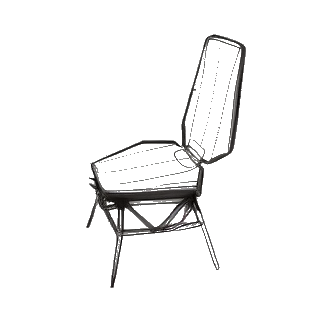
#> input picture real_3D/0.png, 320 x 320 px
$ python -i infer_precise.py   (imports and definitions only)
#> lines starting #> are read from the running program, lines starting #| are printed output that depends on the picture; after the words box and inside, x2 and y2 are one past the last pixel; in counts of white or black regions, pixels touching at a corner belong together
#!/usr/bin/env python3
"""
fine_search_view.py

Fine search around a known good pose:

    base_rotation_index = 15
    az_center = 20.0
    el_center = 30.0

We search:
    azimuth  in [az_center - 10, az_center + 10] with step 2
    elevation in [el_center - 10, el_center + 10] with step 2

using the same silhouette-based metric as before.

For each candidate pose:
    - render the object
    - extract silhouette from RGB (edges + external contour fill)
    - normalize both sketch and render silhouettes
    - compute score = 0.7 * IoU + 0.3 * area_ratio
    - save overlay to pose_search_fine/{score:.4f}.png

After the best pose is found:
    - render ONLY the shape (no overlay) at that pose
    - save to best_shape_view.png
"""

from pathlib import Path
import math
import itertools
import copy

import numpy as np
import cv2
import open3d as o3d
from open3d.visualization import rendering


# ---------------- paths & config ----------------

PLY_PATH    = Path("trellis_outputs/0_trellis_gaussian.ply")
SKETCH_PATH = Path("0.png")  # your sketch filename

OUT_FINE    = Path("pose_search_fine")
# [1 line not run here, left out]

BEST_SHAPE_IMG = Path("best_shape_view.png")

IMG_SIZE = 320  # output canvas size (square)

# from your coarse search result:
BASE_ROT_INDEX = 15
AZ_CENTER = 20.0
EL_CENTER = 30.0

AZ_DELTA = 10.0
EL_DELTA = 10.0
AZ_STEP  = 2.0
EL_STEP  = 2.0


# ---------------- helpers ----------------

# [21 lines left out: functions load_geometry, make_material, not called in this run]


def load_sketch_silhouette(path: Path) -> np.ndarray:
    """
    Load 0.png, convert to a filled silhouette mask.
    Assumes white background, darker lines.
    """
#> called with path = '0.png'
    img = cv2.imread(str(path), cv2.IMREAD_GRAYSCALE)
#> img: shape (320, 320); min 0, max 255, mean 245
    if img is None:
        raise FileNotFoundError(f"Cannot read sketch: {path}")

    img = cv2.resize(img, (IMG_SIZE, IMG_SIZE), interpolation=cv2.INTER_AREA)

    # Make lines bright on dark for easier thresholding
    if np.mean(img) > 127:
        img = 255 - img
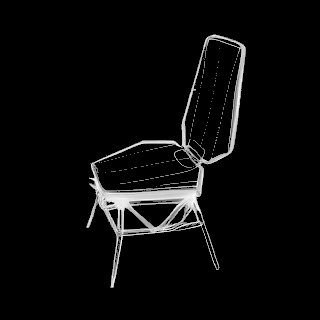
#> img: shape (320, 320); min 0, max 255, mean 10

    # Threshold: anything with ink becomes foreground
    _, mask = cv2.threshold(img, 30, 255, cv2.THRESH_BINARY)
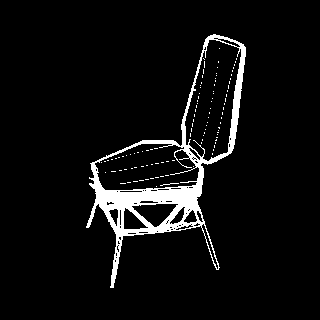
#> mask: shape (320, 320); 5.8% white; 108 white regions (107 under 20 px)

    # Fill closed external contours to form solid silhouette
    contours, _ = cv2.findContours(mask, cv2.RETR_EXTERNAL, cv2.CHAIN_APPROX_SIMPLE)
#> contours = 1 contour; box (x1, y1, x2, y2) and area: (86, 34, 246, 288) 14968
    sil = np.zeros_like(mask)
    cv2.drawContours(sil, contours, -1, 255, thickness=-1)
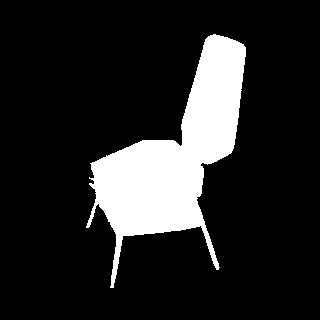
#> sil: shape (320, 320); 15% white; 1 white region, box (x1, y1, x2, y2) and area: (86, 34, 246, 288) 15393

    sil = (sil > 0).astype(np.uint8)
    return sil


# [233 lines left out: functions normalize_mask, sph_dir, silhouette_score, save_overlay, generate_base_rotations, render_rgb_and_silhouette and 1 more, not called in this run]


# [2 lines not run here, left out]

>>> result = load_sketch_silhouette('0.png')
